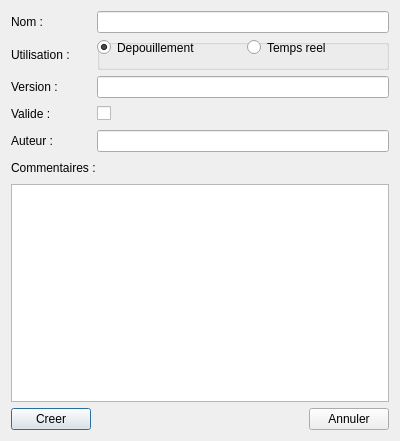
<?xml version="1.0" encoding="UTF-8"?>
<ui version="4.0">
 <class>AssemblyDialog</class>
 <widget class="QDialog" name="AssemblyDialog">
  <property name="geometry">
   <rect>
    <x>0</x>
    <y>0</y>
    <width>400</width>
    <height>441</height>
   </rect>
  </property>
  <property name="sizePolicy">
   <sizepolicy hsizetype="Fixed" vsizetype="Fixed">
    <horstretch>0</horstretch>
    <verstretch>0</verstretch>
   </sizepolicy>
  </property>
  <property name="windowTitle">
   <string>Nouvelle chaine de traitement...</string>
  </property>
  <property name="windowIcon">
   <iconset resource="resources/resources.qrc">
    <normaloff>:/jpg/ifremer-grand.jpg</normaloff>:/jpg/ifremer-grand.jpg</iconset>
  </property>
  <property name="styleSheet">
   <string notr="true"/>
  </property>
  <layout class="QVBoxLayout" name="verticalLayout">
   <item>
    <layout class="QHBoxLayout" name="_HBL_name">
     <item>
      <widget class="QLabel" name="_LA_name">
       <property name="sizePolicy">
        <sizepolicy hsizetype="Fixed" vsizetype="Preferred">
         <horstretch>0</horstretch>
         <verstretch>0</verstretch>
        </sizepolicy>
       </property>
       <property name="minimumSize">
        <size>
         <width>80</width>
         <height>0</height>
        </size>
       </property>
       <property name="text">
        <string>Nom :</string>
       </property>
      </widget>
     </item>
     <item>
      <widget class="QLineEdit" name="_LE_name">
       <property name="minimumSize">
        <size>
         <width>200</width>
         <height>0</height>
        </size>
       </property>
      </widget>
     </item>
    </layout>
   </item>
   <item>
    <layout class="QHBoxLayout" name="_HBL_userMode">
     <property name="leftMargin">
      <number>0</number>
     </property>
     <property name="topMargin">
      <number>0</number>
     </property>
     <item>
      <widget class="QLabel" name="_LA_userMode">
       <property name="sizePolicy">
        <sizepolicy hsizetype="Fixed" vsizetype="Preferred">
         <horstretch>0</horstretch>
         <verstretch>0</verstretch>
        </sizepolicy>
       </property>
       <property name="minimumSize">
        <size>
         <width>80</width>
         <height>0</height>
        </size>
       </property>
       <property name="text">
        <string>Utilisation :</string>
       </property>
      </widget>
     </item>
     <item>
      <widget class="QGroupBox" name="_GB_userModeSelection">
       <property name="minimumSize">
        <size>
         <width>200</width>
         <height>0</height>
        </size>
       </property>
       <property name="title">
        <string/>
       </property>
       <widget class="QRadioButton" name="_RB_deferredTime">
        <property name="geometry">
         <rect>
          <x>0</x>
          <y>0</y>
          <width>500</width>
          <height>17</height>
         </rect>
        </property>
        <property name="minimumSize">
         <size>
          <width>500</width>
          <height>0</height>
         </size>
        </property>
        <property name="text">
         <string>Depouillement</string>
        </property>
        <property name="checked">
         <bool>true</bool>
        </property>
       </widget>
       <widget class="QRadioButton" name="_RB_realTime">
        <property name="geometry">
         <rect>
          <x>150</x>
          <y>0</y>
          <width>161</width>
          <height>17</height>
         </rect>
        </property>
        <property name="text">
         <string>Temps reel</string>
        </property>
       </widget>
      </widget>
     </item>
    </layout>
   </item>
   <item>
    <layout class="QHBoxLayout" name="_HBL_version">
     <item>
      <widget class="QLabel" name="_LA_version">
       <property name="sizePolicy">
        <sizepolicy hsizetype="Fixed" vsizetype="Preferred">
         <horstretch>0</horstretch>
         <verstretch>0</verstretch>
        </sizepolicy>
       </property>
       <property name="minimumSize">
        <size>
         <width>80</width>
         <height>0</height>
        </size>
       </property>
       <property name="text">
        <string>Version :</string>
       </property>
      </widget>
     </item>
     <item>
      <widget class="QLineEdit" name="_LE_version">
       <property name="minimumSize">
        <size>
         <width>200</width>
         <height>0</height>
        </size>
       </property>
      </widget>
     </item>
    </layout>
   </item>
   <item>
    <layout class="QHBoxLayout" name="_HBL_valid">
     <item>
      <widget class="QLabel" name="_LA_valid">
       <property name="sizePolicy">
        <sizepolicy hsizetype="Fixed" vsizetype="Preferred">
         <horstretch>0</horstretch>
         <verstretch>0</verstretch>
        </sizepolicy>
       </property>
       <property name="minimumSize">
        <size>
         <width>80</width>
         <height>0</height>
        </size>
       </property>
       <property name="text">
        <string>Valide :</string>
       </property>
      </widget>
     </item>
     <item>
      <widget class="QCheckBox" name="_CK_valid">
       <property name="layoutDirection">
        <enum>Qt::LeftToRight</enum>
       </property>
       <property name="text">
        <string/>
       </property>
      </widget>
     </item>
     <item>
      <spacer name="_HSP_valid">
       <property name="orientation">
        <enum>Qt::Horizontal</enum>
       </property>
       <property name="sizeHint" stdset="0">
        <size>
         <width>40</width>
         <height>20</height>
        </size>
       </property>
      </spacer>
     </item>
    </layout>
   </item>
   <item>
    <layout class="QHBoxLayout" name="_HBL_author">
     <item>
      <widget class="QLabel" name="_LA_author">
       <property name="sizePolicy">
        <sizepolicy hsizetype="Fixed" vsizetype="Preferred">
         <horstretch>0</horstretch>
         <verstretch>0</verstretch>
        </sizepolicy>
       </property>
       <property name="minimumSize">
        <size>
         <width>80</width>
         <height>0</height>
        </size>
       </property>
       <property name="text">
        <string>Auteur :</string>
       </property>
      </widget>
     </item>
     <item>
      <widget class="QLineEdit" name="_LE_author">
       <property name="minimumSize">
        <size>
         <width>200</width>
         <height>0</height>
        </size>
       </property>
      </widget>
     </item>
    </layout>
   </item>
   <item>
    <layout class="QHBoxLayout" name="_HBL_comments">
     <item>
      <widget class="QLabel" name="_LA_comments">
       <property name="text">
        <string>Commentaires :</string>
       </property>
      </widget>
     </item>
     <item>
      <spacer name="_HSP_comments">
       <property name="orientation">
        <enum>Qt::Horizontal</enum>
       </property>
       <property name="sizeHint" stdset="0">
        <size>
         <width>40</width>
         <height>20</height>
        </size>
       </property>
      </spacer>
     </item>
    </layout>
   </item>
   <item>
    <widget class="QTextEdit" name="_TXT_comments"/>
   </item>
   <item>
    <layout class="QHBoxLayout" name="_HBL_actions">
     <item>
      <widget class="QPushButton" name="_PB_save">
       <property name="text">
        <string>Creer</string>
       </property>
      </widget>
     </item>
     <item>
      <spacer name="horizontalSpacer">
       <property name="orientation">
        <enum>Qt::Horizontal</enum>
       </property>
       <property name="sizeHint" stdset="0">
        <size>
         <width>40</width>
         <height>20</height>
        </size>
       </property>
      </spacer>
     </item>
     <item>
      <widget class="QPushButton" name="_PB_cancel">
       <property name="text">
        <string>Annuler</string>
       </property>
      </widget>
     </item>
    </layout>
   </item>
  </layout>
 </widget>
 <resources>
  <include location="resources/resources.qrc"/>
 </resources>
 <connections/>
</ui>
